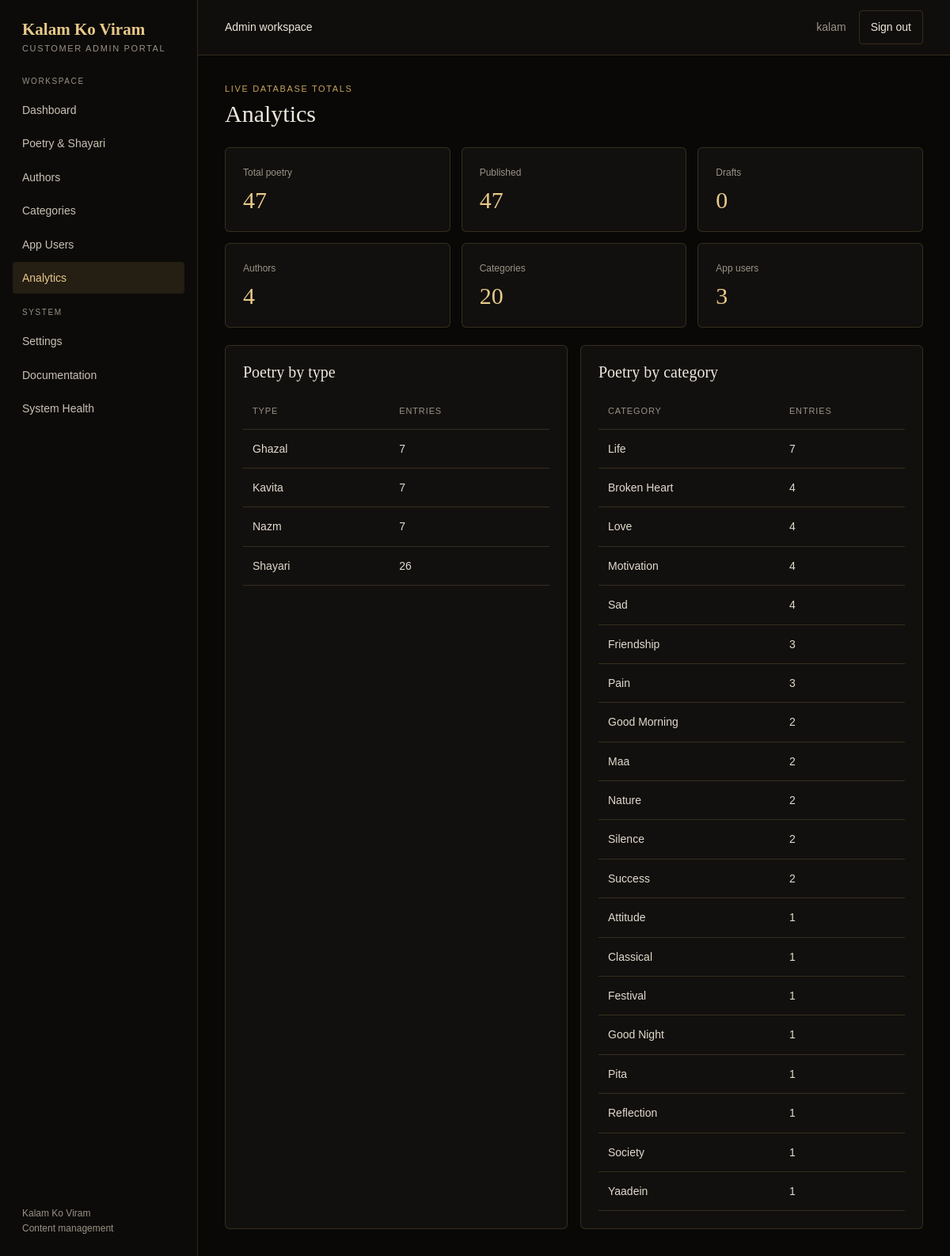
/portal/analytics/ (signed in), run on the app's committed database.
### kalam/models.py (models this page shows, shortened)
class Poetry(models.Model):
	class PoetryType(models.TextChoices):
		SHAYARI = "shayari", "Shayari"
		KAVITA = "kavita", "Kavita"
		GHAZAL = "ghazal", "Ghazal"
		NAZM = "nazm", "Nazm"
	class Status(models.TextChoices):
		DRAFT = "draft", "Draft"
		PUBLISHED = "published", "Published"
	title = models.CharField(max_length=200)
	content = models.TextField()
	author = models.ForeignKey(Author, on_delete=models.PROTECT, related_name="poetry")
	category = models.ForeignKey(Category, on_delete=models.PROTECT, related_name="poetry")
	poetry_type = models.CharField(max_length=20, choices=PoetryType.choices, default=PoetryType.SHAYARI)
	language = models.CharField(max_length=30, default="Hindi")
	status = models.CharField(max_length=12, choices=Status.choices, default=Status.DRAFT)
	publish_date = models.DateTimeField(blank=True, null=True)
	is_featured = models.BooleanField(default=False)
	is_trending = models.BooleanField(default=False)
	is_daily = models.BooleanField(default=False)
	created_at = models.DateTimeField(auto_now_add=True)
	updated_at = models.DateTimeField(auto_now=True)
	class Meta:
		ordering = ("-created_at",)
		verbose_name_plural = "poetry"

class Category(models.Model):
	name = models.CharField(max_length=100)
	slug = models.SlugField(max_length=120, unique=True)
	created_at = models.DateTimeField(auto_now_add=True)
	class Meta:
		ordering = ("name",)
		verbose_name_plural = "categories"

### kalam/views.py (the view)
# urls.py: path("portal/analytics/", views.portal_analytics, name="portal_analytics"),
@_portal_permission_required("kalam.view_poetry")
def portal_analytics(request):
    can_view_author = request.user.has_perm("kalam.view_author")
    can_view_category = request.user.has_perm("kalam.view_category")
    can_view_user = request.user.has_perm("auth.view_user")
    return render(request, "admin_portal/analytics.html", {
        "poetry_count": Poetry.objects.count(),
        "published_count": Poetry.objects.filter(status=Poetry.Status.PUBLISHED).count(),
        "draft_count": Poetry.objects.filter(status=Poetry.Status.DRAFT).count(),
        "author_count": Author.objects.count() if can_view_author else None,
        "category_count": Category.objects.count() if can_view_category else None,
        "user_count": get_user_model().objects.count() if can_view_user else None,
        "poetry_by_type": Poetry.objects.values("poetry_type").annotate(total=Count("id")).order_by(
            "poetry_type"
        ),
        "poetry_by_category": (
            Category.objects.annotate(poetry_count=Count("poetry")).order_by("-poetry_count", "name")
            if can_view_category else Category.objects.none()
        ),
    })

### kalam/views.py (called while the page is built)
def _portal_permission_required(permission):
    def decorator(view):
        @login_required(login_url="portal_login")
        @wraps(view)
        def wrapped(request, *args, **kwargs):
            if not request.user.has_perm(permission):
                raise PermissionDenied
            return view(request, *args, **kwargs)
        return wrapped
    return decorator

### templates/admin_portal/analytics.html (shortened to what this page needs)
{% extends "admin_portal/base.html" %}
{% block content %}
<div class="page-head"><div><div class="eyebrow">Live database totals</div><h1>Analytics</h1></div></div>
<div class="stats"><div class="stat"><span>Total poetry</span><strong>{{ poetry_count }}</strong></div><div class="stat"><span>Published</span><strong>{{ published_count }}</strong></div><div class="stat"><span>Drafts</span><strong>{{ draft_count }}</strong></div>{% if perms.kalam.view_author %}<div class="stat"><span>Authors</span><strong>{{ author_count }}</strong></div>{% endif %}{% if perms.kalam.view_category %}<div class="stat"><span>Categories</span><strong>{{ category_count }}</strong></div>{% endif %}{% if perms.auth.view_user %}<div class="stat"><span>App users</span><strong>{{ user_count }}</strong></div>{% endif %}</div>
<div class="form-grid"><div class="card table-wrap"><h2>Poetry by type</h2><table><thead><tr><th>Type</th><th>Entries</th></tr></thead><tbody>{% for item in poetry_by_type %}<tr><td>{{ item.poetry_type|title }}</td><td>{{ item.total }}</td></tr>{% empty %}<tr><td colspan="2" class="empty">No poetry available.</td></tr>{% endfor %}</tbody></table></div>
<div class="card table-wrap"><h2>Poetry by category</h2><table><thead><tr><th>Category</th><th>Entries</th></tr></thead><tbody>{% for item in poetry_by_category %}<tr><td>{{ item.name }}</td><td>{{ item.poetry_count }}</td></tr>{% empty %}<tr><td colspan="2" class="empty">No categories available.</td></tr>{% endfor %}</tbody></table></div></div>
{% endblock %}

### templates/admin_portal/base.html (shortened to what this page needs)
<!doctype html>
<html lang="en">
<head>
</head>
<body>
<div class="shell">
    <aside class="sidebar">
        <a class="brand" href="{% url 'portal_dashboard' %}">Kalam Ko Viram<small>Customer admin portal</small></a>
        <nav>
            <div class="nav-label">Workspace</div>
            <a class="nav-link {% if request.resolver_match.url_name == 'portal_dashboard' %}active{% endif %}" href="{% url 'portal_dashboard' %}">Dashboard</a>
            {% if perms.kalam.view_poetry %}<a class="nav-link {% if 'poetry' in request.resolver_match.url_name %}active{% endif %}" href="{% url 'portal_poetry_list' %}">Poetry &amp; Shayari</a>{% endif %}
            {% if perms.kalam.view_author %}<a class="nav-link {% if 'author' in request.resolver_match.url_name %}active{% endif %}" href="{% url 'portal_author_list' %}">Authors</a>{% endif %}
            {% if perms.kalam.view_category %}<a class="nav-link {% if 'category' in request.resolver_match.url_name %}active{% endif %}" href="{% url 'portal_category_list' %}">Categories</a>{% endif %}
            {% if perms.auth.view_user %}<a class="nav-link {% if 'user' in request.resolver_match.url_name %}active{% endif %}" href="{% url 'portal_user_list' %}">App Users</a>{% endif %}
            {% if perms.kalam.view_poetry %}<a class="nav-link {% if request.resolver_match.url_name == 'portal_analytics' %}active{% endif %}" href="{% url 'portal_analytics' %}">Analytics</a>{% endif %}
            <div class="nav-label" style="margin-top:16px">System</div>
            <a class="nav-link {% if request.resolver_match.url_name == 'portal_settings' %}active{% endif %}" href="{% url 'portal_settings' %}">Settings</a>
            <a class="nav-link {% if request.resolver_match.url_name == 'portal_documentation' %}active{% endif %}" href="{% url 'portal_documentation' %}">Documentation</a>
            <a class="nav-link {% if request.resolver_match.url_name == 'portal_system_health' %}active{% endif %}" href="{% url 'portal_system_health' %}">System Health</a>
        </nav>
        <div class="sidebar-footer">Kalam Ko Viram<br>Content management</div>
    </aside>
    <main class="main">
        <header class="topbar">
            <strong>Admin workspace</strong>
            <div class="top-actions"><span>{{ request.user.get_full_name|default:request.user.username }}</span><form method="post" action="{% url 'portal_logout' %}">{% csrf_token %}<button class="btn" type="submit">Sign out</button></form></div>
        </header>
        <section class="content">{% block content %}{% endblock %}</section>
    </main>
</div>
</body>
</html>

### templates/admin_portal/base.html (style rules this page uses)
:root { color-scheme:dark;--bg:#090807;--panel:#12100e;--panel2:#191612;--gold:#c9a35c;--gold-light:#e8c98a;--text:#ede7dc;--muted:#9a9186;--line:rgba(201,163,92,.2);--red:#d47669 }
* { box-sizing:border-box }
body { margin:0;background:var(--bg);color:var(--text);font:14px/1.6 Arial,sans-serif }
a { color:inherit;text-decoration:none }
button,input,select,textarea { font:inherit }
.shell { min-height:100vh;display:grid;grid-template-columns:250px 1fr }
.sidebar { background:#0d0b09;border-right:1px solid var(--line);padding:25px 16px;display:flex;flex-direction:column;gap:26px }
.brand { font:600 21px Georgia,serif;color:var(--gold-light);padding:0 12px }
.brand small { display:block;font:11px Arial,sans-serif;color:var(--muted);letter-spacing:.15em;text-transform:uppercase;margin-top:5px }
.nav-label { font-size:10px;letter-spacing:.16em;text-transform:uppercase;color:var(--muted);padding:0 12px;margin:2px 0 8px }
.nav-link { display:block;padding:9px 12px;border-radius:4px;color:#c9c0b3;margin:2px 0 }
.nav-link:hover,.nav-link.active { background:rgba(201,163,92,.12);color:var(--gold-light) }
.sidebar-footer { margin-top:auto;color:var(--muted);font-size:12px;padding:0 12px }
.main { min-width:0 }
.topbar { height:70px;border-bottom:1px solid var(--line);display:flex;align-items:center;justify-content:space-between;padding:0 34px;background:rgba(18,16,14,.8) }
.topbar strong { font-weight:500 }
.top-actions { display:flex;align-items:center;gap:16px;color:var(--muted) }
.content { padding:34px;max-width:1500px;margin:0 auto }
.page-head { display:flex;align-items:center;justify-content:space-between;gap:20px;margin-bottom:24px }
.eyebrow { font-size:11px;letter-spacing:.15em;text-transform:uppercase;color:var(--gold) }
h1 { font:500 30px/1.2 Georgia,serif;margin:4px 0 0 }
h2 { font:500 20px Georgia,serif;margin:0 0 16px }
.card,.stat { background:var(--panel);border:1px solid var(--line);border-radius:6px;padding:22px }
.stats { display:grid;grid-template-columns:repeat(3,minmax(0,1fr));gap:14px;margin-bottom:22px }
.stat span { display:block;color:var(--muted);font-size:12px }
.stat strong { display:block;font:500 30px Georgia,serif;color:var(--gold-light);margin-top:8px }
.btn { display:inline-flex;align-items:center;justify-content:center;border:1px solid var(--line);border-radius:4px;padding:9px 14px;background:transparent;color:var(--text);cursor:pointer }
table { width:100%;border-collapse:collapse }
th,td { text-align:left;padding:13px 12px;border-bottom:1px solid var(--line);vertical-align:middle }
th { color:var(--muted);font-size:11px;text-transform:uppercase;letter-spacing:.08em;font-weight:500 }
td { color:#e1d9cc }
.table-wrap { overflow-x:auto }
.form-grid { display:grid;grid-template-columns:repeat(2,minmax(0,1fr));gap:16px }

### data on the page
Poetry: poetry_type "Kavita", total "7"
Poetry: poetry_type "Nazm", total "7"
Category: name "Life", poetry_count "7"
Category: name "Broken Heart", poetry_count "4"
Category: name "Love", poetry_count "4"
Category: name "Motivation", poetry_count "4"
Category: name "Sad", poetry_count "4"
Category: name "Friendship", poetry_count "3"
Category: name "Pain", poetry_count "3"
Category: name "Good Morning", poetry_count "2"
Category: name "Maa", poetry_count "2"
Category: name "Nature", poetry_count "2"
Category: name "Silence", poetry_count "2"
Category: name "Success", poetry_count "2"
Category: name "Attitude", poetry_count "1"
Category: name "Classical", poetry_count "1"
Category: name "Festival", poetry_count "1"
Category: name "Good Night", poetry_count "1"
Category: name "Pita", poetry_count "1"
Category: name "Reflection", poetry_count "1"
Category: name "Society", poetry_count "1"
Category: name "Yaadein", poetry_count "1"

### other printed values
{{ request.user.get_full_name|default:request.user.username }} "kalam"
{{ poetry_count }} "47"
{{ published_count }} "47"
{{ draft_count }} "0"
{{ author_count }} "4"
{{ category_count }} "20"
{{ user_count }} "3"
{{ item.poetry_type|title }} "Ghazal" "Shayari"
{{ item.total }} "7" "26"
